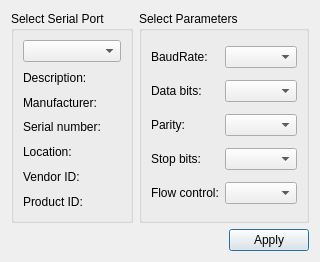
<?xml version="1.0" encoding="UTF-8"?>
<ui version="4.0">
 <class>SerialPortSettings</class>
 <widget class="QDialog" name="SerialPortSettings">
  <property name="geometry">
   <rect>
    <x>0</x>
    <y>0</y>
    <width>281</width>
    <height>262</height>
   </rect>
  </property>
  <property name="windowTitle">
   <string>Settings</string>
  </property>
  <layout class="QGridLayout" name="gridLayout_3">
   <item row="0" column="1">
    <widget class="QGroupBox" name="parametersBox">
     <property name="title">
      <string>Select Parameters</string>
     </property>
     <layout class="QGridLayout" name="gridLayout_2">
      <item row="0" column="0">
       <widget class="QLabel" name="baudRateLabel">
        <property name="text">
         <string>BaudRate:</string>
        </property>
       </widget>
      </item>
      <item row="0" column="1">
       <widget class="QComboBox" name="baudRateBox"/>
      </item>
      <item row="1" column="0">
       <widget class="QLabel" name="dataBitsLabel">
        <property name="text">
         <string>Data bits:</string>
        </property>
       </widget>
      </item>
      <item row="1" column="1">
       <widget class="QComboBox" name="dataBitsBox"/>
      </item>
      <item row="2" column="0">
       <widget class="QLabel" name="parityLabel">
        <property name="text">
         <string>Parity:</string>
        </property>
       </widget>
      </item>
      <item row="2" column="1">
       <widget class="QComboBox" name="parityBox"/>
      </item>
      <item row="3" column="0">
       <widget class="QLabel" name="stopBitsLabel">
        <property name="text">
         <string>Stop bits:</string>
        </property>
       </widget>
      </item>
      <item row="3" column="1">
       <widget class="QComboBox" name="stopBitsBox"/>
      </item>
      <item row="4" column="0">
       <widget class="QLabel" name="flowControlLabel">
        <property name="text">
         <string>Flow control:</string>
        </property>
       </widget>
      </item>
      <item row="4" column="1">
       <widget class="QComboBox" name="flowControlBox"/>
      </item>
     </layout>
    </widget>
   </item>
   <item row="0" column="0">
    <widget class="QGroupBox" name="selectBox">
     <property name="title">
      <string>Select Serial Port</string>
     </property>
     <layout class="QGridLayout" name="gridLayout">
      <item row="0" column="0">
       <widget class="QComboBox" name="serialPortInfoListBox"/>
      </item>
      <item row="1" column="0">
       <widget class="QLabel" name="descriptionLabel">
        <property name="text">
         <string>Description:</string>
        </property>
       </widget>
      </item>
      <item row="2" column="0">
       <widget class="QLabel" name="manufacturerLabel">
        <property name="text">
         <string>Manufacturer:</string>
        </property>
       </widget>
      </item>
      <item row="3" column="0">
       <widget class="QLabel" name="serialNumberLabel">
        <property name="text">
         <string>Serial number:</string>
        </property>
       </widget>
      </item>
      <item row="4" column="0">
       <widget class="QLabel" name="locationLabel">
        <property name="text">
         <string>Location:</string>
        </property>
       </widget>
      </item>
      <item row="5" column="0">
       <widget class="QLabel" name="vidLabel">
        <property name="text">
         <string>Vendor ID:</string>
        </property>
       </widget>
      </item>
      <item row="6" column="0">
       <widget class="QLabel" name="pidLabel">
        <property name="text">
         <string>Product ID:</string>
        </property>
       </widget>
      </item>
     </layout>
    </widget>
   </item>
   <item row="2" column="0" colspan="2">
    <layout class="QHBoxLayout" name="horizontalLayout">
     <item>
      <spacer name="horizontalSpacer">
       <property name="orientation">
        <enum>Qt::Horizontal</enum>
       </property>
       <property name="sizeHint" stdset="0">
        <size>
         <width>96</width>
         <height>20</height>
        </size>
       </property>
      </spacer>
     </item>
     <item>
      <widget class="QPushButton" name="applyButton">
       <property name="text">
        <string>Apply</string>
       </property>
      </widget>
     </item>
    </layout>
   </item>

  </layout>
 </widget>
 <resources/>
 <connections/>
</ui>
